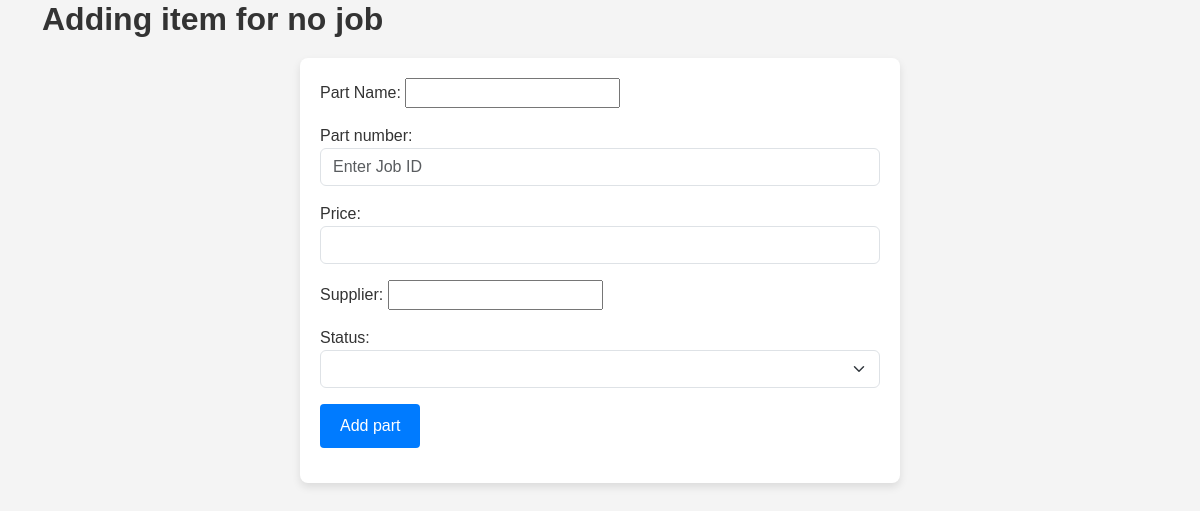
Page /additem/201390/ on the earlier database version.
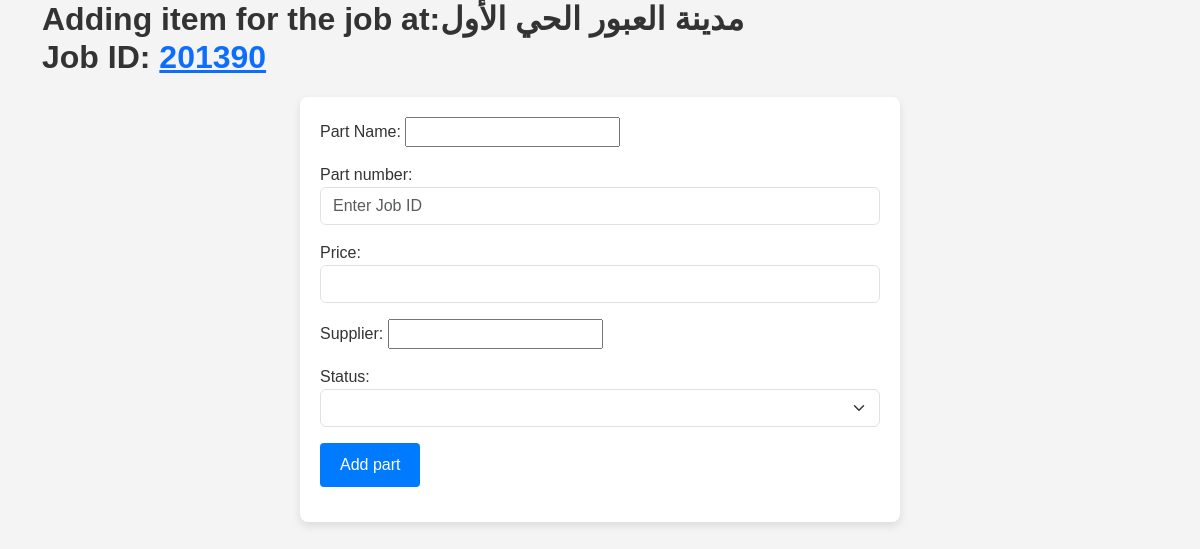
Same page on the later database version.
### inventory/models.py (models this page shows, shortened)
class Job(models.Model):
    status_chouces=[
        ('ready', 'Ready'),
        ('paused', 'Paused'),
        ('completed', 'Completed'),
        ('cancelled', 'Cancelled'),
    ]
    address = models.CharField(max_length=70)
    job_id=models.IntegerField(primary_key=True)
    status=models.CharField(choices=status_chouces, max_length=20)
    parent_account=models.CharField(max_length=70)
    added_date=models.DateField(auto_now_add=True)
    company=models.ForeignKey(Company,on_delete=models.CASCADE,related_name="job_company")
    items_arrived=models.BooleanField(default=False, )
    post_code=models.CharField(max_length=10, null=True, blank=True)

### inventory/views.py (the view, shortened to what this page needs)
# urls.py: path('additem/', views.item_add, name='item_add'),
def item_add(request,pk=None):
    try:
        job=Job.objects.get(job_id=pk)
    except Job.DoesNotExist:
        job=None
    form=ItemForm()
    form.fields['job'].widget = MultipleHiddenInput()
    return render(request, 'inventory/add_item.html', {'form': form,'job':job})

### inventory/forms.py
class ItemForm(forms.ModelForm):
    class Meta:
        model = Item
        fields = '__all__'
        exclude = ['added_by','company']
        labels = {
            'name': 'Part Name',
        }
        widgets = {
            'description': forms.Textarea(attrs={'rows': 2, 'class': 'form-control'}),
            'status': forms.Select(attrs={'class': 'form-select','id':'status'}),
            'price': forms.NumberInput(attrs={'class': 'form-control'}),
            'quantity': forms.NumberInput(attrs={'class': 'form-control'}),
            'arrived_quantity': forms.NumberInput(attrs={'class': 'form-control','id':'arrived_quantity'}),
            'part_number':forms.TextInput(attrs={  # Override widget for job_id
                'type': 'text',  # Set input type to text
                'inputmode': 'numeric',  # Allow numeric input
                'pattern': '[0-9]*',  # Numeric pattern
                'placeholder': 'Enter Job ID',
                'class': 'form-control',}),
        }
    def __init__(self, *args, updating=False, **kwargs):
        super().__init__(*args, **kwargs)
        if updating:
            self.fields['part_number'].widget=forms.HiddenInput()

### templates/inventory/add_item.html (shortened to what this page needs)
{% extends 'inventory/base.html' %}
{% load static %}
{% block body %}
  {% if job %}
    <h2>Adding item for the job at:{{ job.address }} <br /> <span>Job ID: <a href=" {% url 'update_job' job.job_id %} ">{{ job.job_id }}</a></span></h2>
  {% else %}
    <h2>Adding item for no job</h2>
  {% endif %}
  <section class="form-section">
    <form action="" method="POST" enctype="multipart/form-data" class="form-container">
      <div class="form-group">{{ form.as_p }}</div>
      <div class="form-group">
        <button type="submit" class="btn-submit">Add part</button>
      </div>
    </form>
  </section>
{% endblock %}

Differences in the rows shown:
added Job: address "مدينة العبور الحي الأول", job_id "201390"
Other differences:
text no longer shown: "Adding item for no job"
text now shown: "Adding item for the job at: Job ID:"
